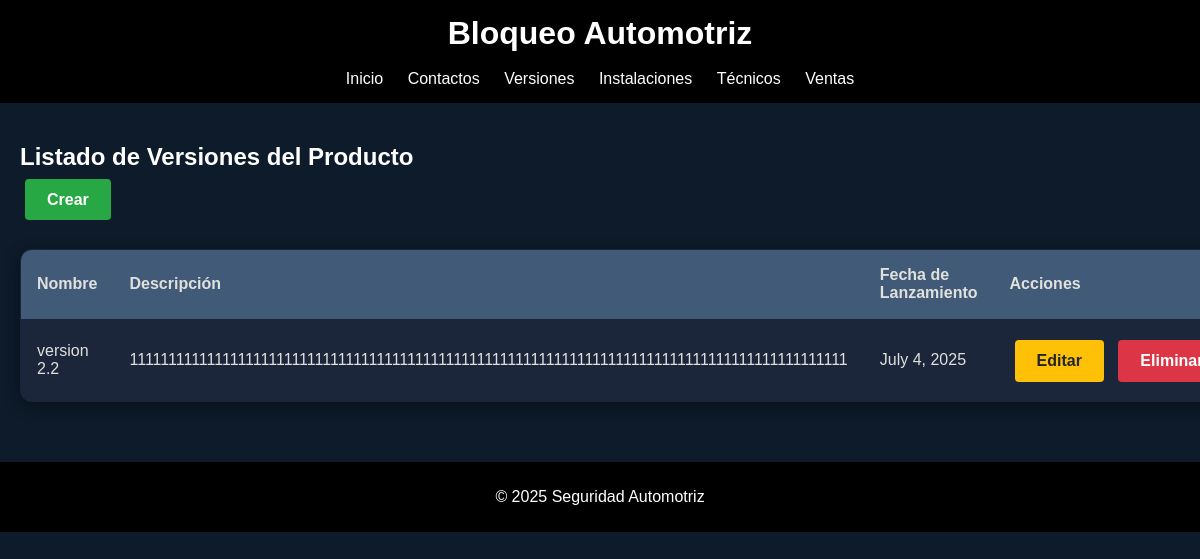
/versiones/, run on an earlier commit of the app's database.
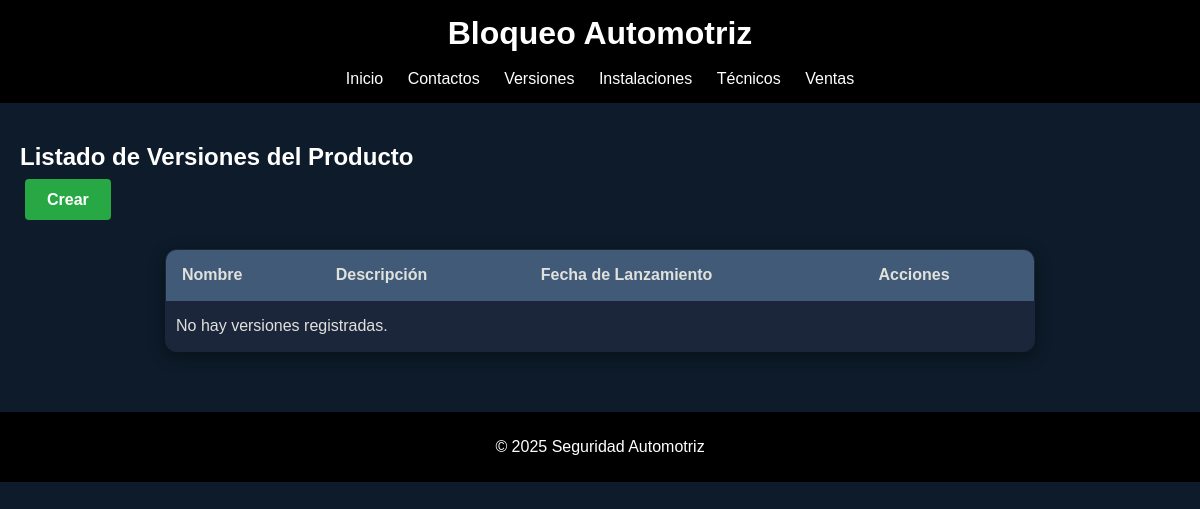
And on a later commit of the database.
### App/models.py (models this page shows, shortened)
class VersionProducto(models.Model):
    nombre = models.CharField(max_length=35)
    descripcion = models.TextField(max_length = 600)
    fecha_lanzamiento = models.DateField()

### App/views.py (the view)
# urls.py: path('versiones/', versionproducto_list, name='versionproducto_list'),
def versionproducto_list(request):
    versiones = VersionProducto.objects.all()
    return render(request, 'App/versionproducto_list.html', {'versiones': versiones})

### App/Templates/App/versionproducto_list.html
{% extends 'App/base.html' %}
{% block content %}
<h2>Listado de Versiones del Producto</h2>
<div class="acciones-superiores">
    <a href="{% url 'versionproducto_create' %}" class="btn-crear">Crear</a>
</div>
<table class="tabla-versionproducto">
    <thead>
        <tr>
            <th>Nombre</th>
            <th>Descripción</th>
            <th>Fecha de Lanzamiento</th>
            <th>Acciones</th>
        </tr>
    </thead>
    <tbody>
        {% for version in versiones %}
        <tr>
            <td>{{ version.nombre }}</td>
            <td>{{ version.descripcion }}</td>
            <td>{{ version.fecha_lanzamiento }}</td>
            <td>
                <a href="{% url 'versionproducto_update' version.id %}" class="btn-actualizar">Editar</a>
                <a href="{% url 'versionproducto_delete' version.id %}" class="btn-eliminar">Eliminar</a>
            </td>
        </tr>
        {% empty %}
        <tr>
            <td colspan="4" style="padding-left: 10px; text-align: left;">No hay versiones registradas.</td>
        </tr>
        {% endfor %}
    </tbody>
</table>
{% endblock %}

What changed in the data, as far as the page shows it:
removed VersionProducto: nombre "version 2.2", descripcion "111111111111111111111111111111111111111111111111111111111111111111111111111111111111111111111", fecha_lanzamiento "July 4, 2025"
Also different on the page:
text now shown: "No hay versiones registradas."
